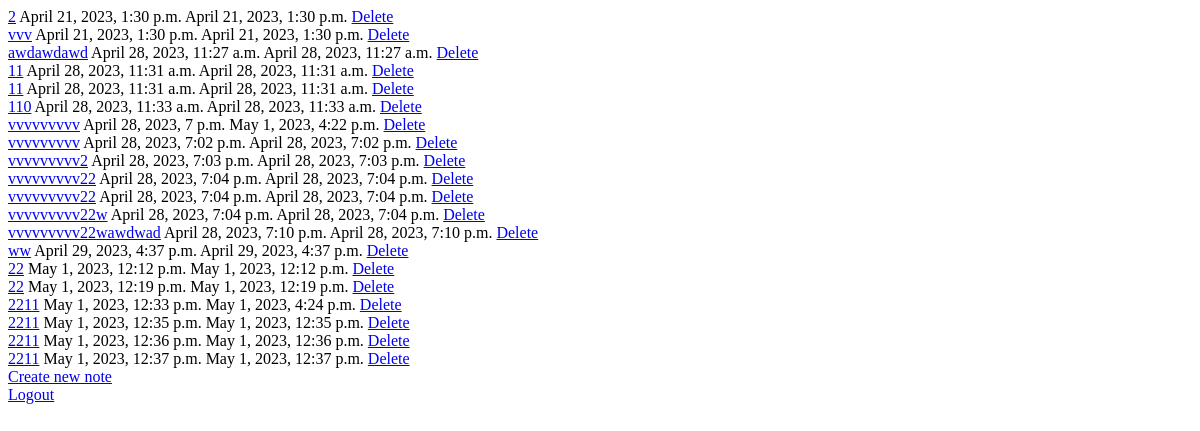
The page /base/users/1/ (signed in) on the database as committed earlier.
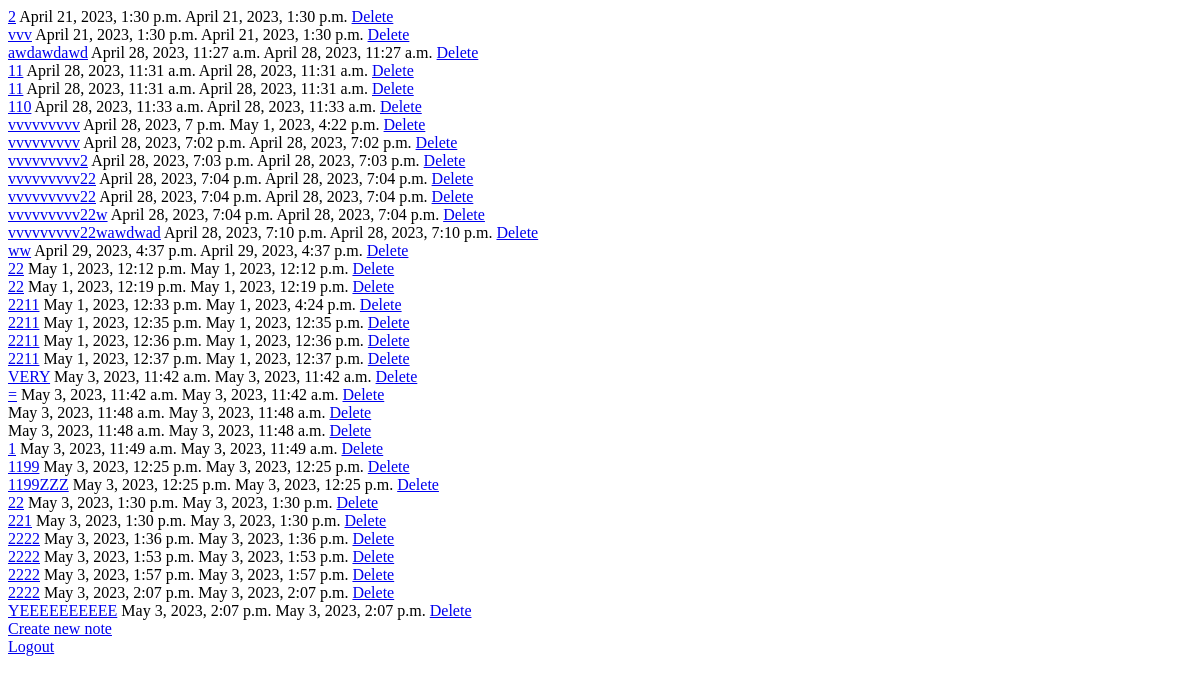
The same page on the database as committed later.
### note/models.py (models this page shows)
class Note(models.Model):
    title = models.CharField(max_length=255, null=True, blank=True)
    content = models.TextField(blank=True, null=True)
    create = models.DateTimeField(default=timezone.now(), blank=True, null=True)
    update = models.DateTimeField(default=timezone.now(), blank=True, null=True)
    username = models.TextField(blank=True)

### note/views.py (the view)
# urls.py: path('<int:user_id>/', get_user_notes, name="get_user_notes"),
def get_user_notes(request, *args, **kwargs):
    if request.user.is_authenticated:
        user_objects = Note.objects.filter(username=request.user.username)
        context = {'user_objects': user_objects, 'user_id': request.user.id}
        return render(request, 'note/all_user_notes.html', context)

### note/templates/note/all_user_notes.html (shortened to what this page needs)
{% for obj in user_objects %}
<a href="{% url 'update_note' user_id=user_id title=obj.title note_id=obj.id %}"
  >{{obj.title}}</a
>
{{obj.create}} {{obj.update}}
<a href="{% url 'delete_note' user_id=user_id title=obj.title note_id=obj.id %}"
  >Delete</a
>
{% endfor %}
<a href="{% url 'new_user_note' user_id=user_id type_of_note='new' %}"
  >Create new note</a
>
<a href="{% url 'logout' %}">Logout</a>

Rows that differ between the two databases and show on the page:
added Note: title "VERY", create "May 3, 2023, 11:42 a.m.", update "May 3, 2023, 11:42 a.m."
added Note: title "=", create "May 3, 2023, 11:42 a.m.", update "May 3, 2023, 11:42 a.m."
added Note: create "May 3, 2023, 11:48 a.m.", update "May 3, 2023, 11:48 a.m."
added Note: create "May 3, 2023, 11:48 a.m.", update "May 3, 2023, 11:48 a.m."
added Note: title "1", create "May 3, 2023, 11:49 a.m.", update "May 3, 2023, 11:49 a.m."
added Note: title "1199", create "May 3, 2023, 12:25 p.m.", update "May 3, 2023, 12:25 p.m."
added Note: title "1199ZZZ", create "May 3, 2023, 12:25 p.m.", update "May 3, 2023, 12:25 p.m."
added Note: title "22", create "May 3, 2023, 1:30 p.m.", update "May 3, 2023, 1:30 p.m."
added Note: title "221", create "May 3, 2023, 1:30 p.m.", update "May 3, 2023, 1:30 p.m."
added Note: title "2222", create "May 3, 2023, 1:36 p.m.", update "May 3, 2023, 1:36 p.m."
added Note: title "2222", create "May 3, 2023, 1:53 p.m.", update "May 3, 2023, 1:53 p.m."
added Note: title "2222", create "May 3, 2023, 1:57 p.m.", update "May 3, 2023, 1:57 p.m."
added Note: title "2222", create "May 3, 2023, 2:07 p.m.", update "May 3, 2023, 2:07 p.m."
added Note: title "YEEEEEEEEEE", create "May 3, 2023, 2:07 p.m.", update "May 3, 2023, 2:07 p.m."
